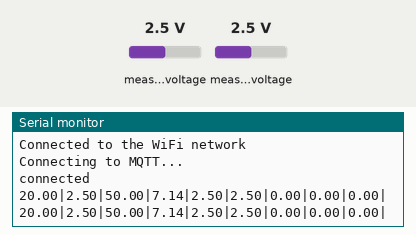
A sketch run on a simulated ESP32. Parts: the last lines printed to the serial monitor. Inputs (shaded band) come from the test bench; at power-on: measured voltage 2.5 V. WiFi joins after 1.5 s; servers stay silent unless stated; no MQTT or app messages arrive unless stated.

Above: at 2.7 s.
2.8 s: measured voltage (sensor 201) set to 0.1 V
At 3.9 s:
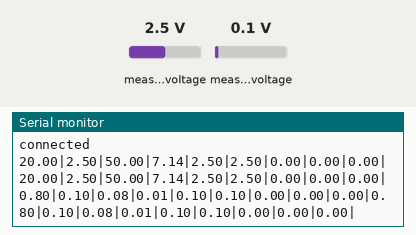
4.3 s: measured voltage (sensor 201) set to 1.2 V
At 5.6 s:
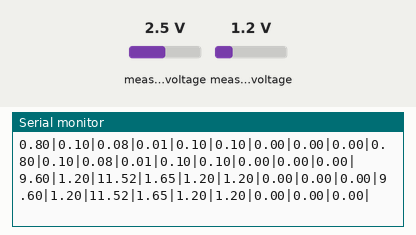
Timing chart, 0 to 7.3 s (numbered marks = the images above; inputs shaded):
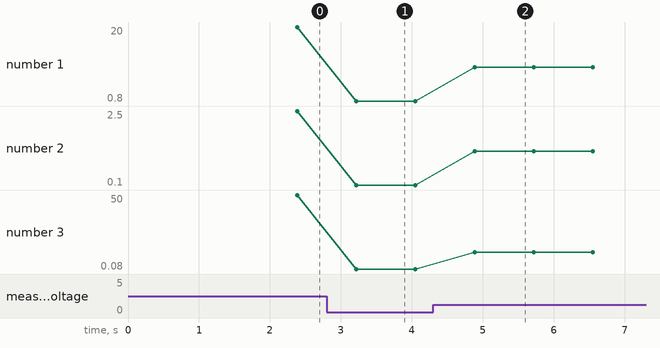

The sketch:

ESP32-ADS1x15-PublicMQTT.ino
```cpp
/////////////////////////////////////////////////////////////////////////////////////////////////////
//Arquivo:   ESP32-ADS1x15-PublicMQTT;
//Autor:     Gleidson Leite;
//Tipo:      Codigo-fonte para utilizar o ESP32 através da IDE do Arduino com o ADS1x15;
//Descricao: Ler os dados da ADS1x15 e envia para o servidor via MQTT;
/////////////////////////////////////////////////////////////////////////////////////////////////////

#include <Wire.h>
#include <math.h>
#include <Adafruit_ADS1015.h>//Biblioteca do ADS1115
#include <WiFi.h>
#include <PubSubClient.h>
#include <stdlib.h>
Adafruit_ADS1115 ads1115(0x48);//Declaração do ADS1115

const int bufferSize = 50;//Quantidade de dados de amostra

float channel1[bufferSize];//Amostra do primeiro canal
float channel2[bufferSize];//Amostra do segundo canal

//Configurando Wifi
//const char* ssid = "Pluviometro Wireless";
//const char* password =  "96776553";
const char* ssid = "NADSON";
const char* password =  "nadison1802962016";
//Configurando Comunicação com servidor MQTT
const char* mqttServer = "m12.cloudmqtt.com";
const int mqttPort = 17367;
const char* mqttUser = "ixgbpdub";
const char* mqttPassword = "Tv6t2tMVLKQA";

WiFiClient espClient;
PubSubClient client(espClient);


void setup(void){
  Serial.begin(115200);//Inicializano ESP32
  WiFi.begin(ssid, password);
  while (WiFi.status() != WL_CONNECTED) {
    delay(500);
    Serial.println("Connecting to WiFi..");
  }
  Serial.println("Connected to the WiFi network");

  client.setServer(mqttServer, mqttPort);
  //client.setCallback(callback);

  while (!client.connected()) {
    Serial.println("Connecting to MQTT...");

    if (client.connect("ESP8266Client", mqttUser, mqttPassword )) {

      Serial.println("connected");

    } else {

      Serial.print("failed with state ");
      Serial.print(client.state());
      delay(2000);

    }
  }
  ads1115.begin();//Inicializando o objeto ads1115
}

//Loop do sistema
void loop(void){
  getData();
  String message = getMessage();
  client.publish("APCASE",(char*) message.c_str());
  Serial.print(message);
  //Serial.println(length(message));
  Serial.println("");

}

float convertToVolt(int16_t decimal){
  //Essa função retorna o valor em decimal para real
  return .1875E-3*decimal;
}

void getData(){
  //Essa função coleta os dados do primeiro e segundo canal
  int16_t ch1;
  int16_t ch2;

  for(int i=0;i<bufferSize;i++){
    ch1 = ads1115.readADC_SingleEnded(0);
    channel1[i] = convertToVolt(ch1);
  }

  for(int i=0;i<bufferSize;i++){
    ch2 = ads1115.readADC_SingleEnded(1);
    channel2[i] = convertToVolt(ch2);
  }
}

float IEMG(float x[]){

  float soma = 0;
  for(int i=0;i<sizeof(x);i++){
    soma+=fabs(x[i]);
  }
  return soma;
}

float MAV(float x[]){
  float soma = 0;
  for(int i=0;i<sizeof(x);i++){
    soma+=fabs(x[i]);
  }
  soma = soma/sizeof(x);
  return soma;
}

float SSI(float x[]){
  float soma = 0;
  for(int i=0;i<sizeof(x);i++){
    soma+=pow(x[i],2);
  }
  return soma;
}

float VAR(float x[]){

  float soma = 0;
  for(int i=0;i<sizeof(x);i++){
    soma+=pow(x[i],2);
  }
  soma = soma/(sizeof(x)-1);
  return soma;
}

float RMS(float x[]){

  float soma = 0;
  for(int i=0;i<sizeof(x);i++){
    soma+=pow(x[i],2);
  }
  soma = sqrt(soma/sizeof(x));
  return soma;
}

float LOG(float x[]){

  float soma = 0;
  for(int i=0;i<sizeof(x);i++){
    soma+=log(fabs(x[i]));
  }
  soma = soma/sizeof(x);
  return exp(soma);
}

float AAC(float x[]){
  float soma = 0;
  for(int i=0;i<(sizeof(x)-1);i++){
    soma+=fabs(x[i+1]-x[i]);
  }
  return soma/sizeof(x);
}

float DASDV(float x[]){
  float soma = 0;
  for(int i=0;i<(sizeof(x)-1);i++){
    soma+=pow(x[i+1]-x[i],2);
  }
  return sqrt(soma/(sizeof(x)-1));
}

float WL(float x[]){
  float soma = 0;
  for(int i=0;i<sizeof(x)-1;i++){
    soma+=fabs(x[i+1]-x[i]);
  }
  return soma;
}

float *transformData(float x[]){
  static float tData[9];
  tData[0] = IEMG(x);
  tData[1] = MAV(x);
  tData[2] = SSI(x);
  tData[3] = VAR(x);
  tData[4] = RMS(x);
  tData[5] = LOG(x);
  tData[6] = AAC(x);
  tData[7] = DASDV(x);
  tData[8] = WL(x);
  return tData;
}

String getMessage(){
  float *dataToSendCh1 = transformData(channel1);
  float *dataToSendCh2 = transformData(channel2);
  String Message = "";
  for(int i=0;i<9;i++){
    Message+=String(dataToSendCh1[i])+"|";
  }
  for(int i=0;i<9;i++){
    Message+=String(dataToSendCh2[i])+"|";
  }
  return Message;
}
```

Measured:
- after the input at 2.8 s, the serial monitor: prints a new line after 0.42 s (image 1)
- after the input at 4.3 s, the serial monitor: prints a new line after 0.58 s (image 2)
- plotted number 1: 20 → 0.8 after the input at 2.8 s, 0.8 → 9.6 after the input at 4.3 s
- plotted number 2: 2.5 → 0.1 after the input at 2.8 s, 0.1 → 1.2 after the input at 4.3 s
- plotted number 3: 50 → 0.08 after the input at 2.8 s, 0.08 → 11.52 after the input at 4.3 s
